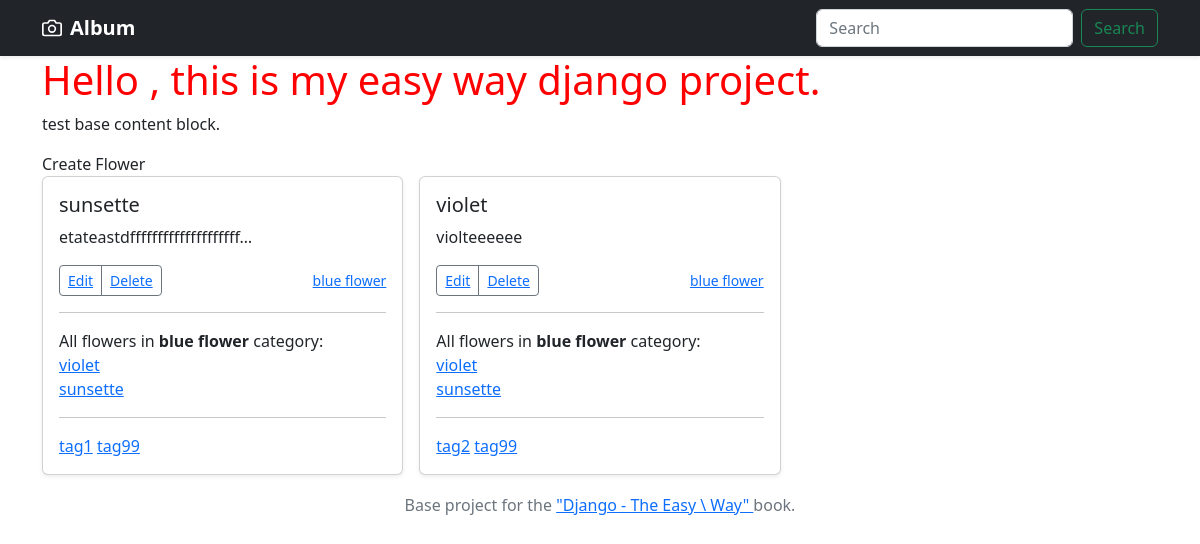
/tags/tag99, run on the app's committed database.
### myapp/models.py (models this page shows, shortened)
class Flower(models.Model):
    title = models.CharField(max_length=255, default='')
    description = models.TextField(default='')
    slug = models.SlugField(blank=True, default='')
    category = models.ForeignKey(Category, null=True, on_delete=models.PROTECT)
    tags = models.ManyToManyField(Tag)
    def __str__(self):
        return self.title

class Category(models.Model):
    title = models.CharField(max_length=255, default='')
    def __str__(self):
        return self.title

class Tag(models.Model):
    title = models.CharField(max_length=255, default='')
    slug = models.SlugField(blank=True, default='')
    def __str__(self):
        return self.title

### myapp/views.py (the view)
# urls.py: path('tags/<slug:slug>', myapp_views.tags, name='tags'),
def tags(request, slug=None):
    flowers = Flower.objects.filter(tags__slug=slug)
    return render(request, 'myapp/index.html', {'flowers': flowers})

### myapp/templates/myapp/index.html
{% extends 'base/base.html' %}
{% block content %}
<h1>Hello , this is my easy way django project.</h1>
<p>test base content block.</p>
        <a class="nav-link" href="flower/create/">
            Create Flower
        </a>
<div class="row row-cols-1 row-cols-sm-2 row-cols-md-3 g-3">
    {% for flower in flowers %}
    <div class="col">
        <div class="card shadow-sm">
            <div class="card-body">
                <h5 class="card-title">{{ flower.title }}</h5>
                <p class="card-text">{{ flower.description|truncatechars:30 }}</p>
                <div class="d-flex justify-content-between align-items-center">
                    <div class="btn-group">
                        <button type="button" class="btn btn-sm btn-outline-secondary"><a
                                href="{% url 'detail' flower.slug %}" class="card_link">Edit</a></button>
                        <button type="button" class="btn btn-sm btn-outline-secondary"><a
                                href="adminmyapp/flower/{{ flower.id }}/delete/" class="card_link">Delete</a></button>
                    </div>
                    <small class="text-muted"><a href="#" class="card_link">{{ flower.category }}</a></small>
                </div>
                <hr>
                All flowers in <strong>{{ flower.category }}</strong> category: <br>
                {% for flower_cate in flower.category.flower_set.all %}
                <a href="#" class="card_link">{{ flower_cate }}</a><br>
                {% endfor %}
                <hr>
                {% for tag in flower.tags.all %}
                <a href="{% url 'tags' tag.slug %}" class="card_link">{{ tag }}</a>
                {% endfor %}
            </div>
        </div>
    </div>
    {% endfor %}
</div>
{% endblock %}

### base/static/base/css/style.css (style rules this page uses)
h1 { color: red; }

### data on the page
Flower: title "sunsette", description "etateastdffffffffffffffffffff…", category "blue flower"
Flower: title "violet", description "violteeeeee", category "blue flower"
Tag: title "tag1"
Tag: title "tag99"
Tag: title "tag2"
